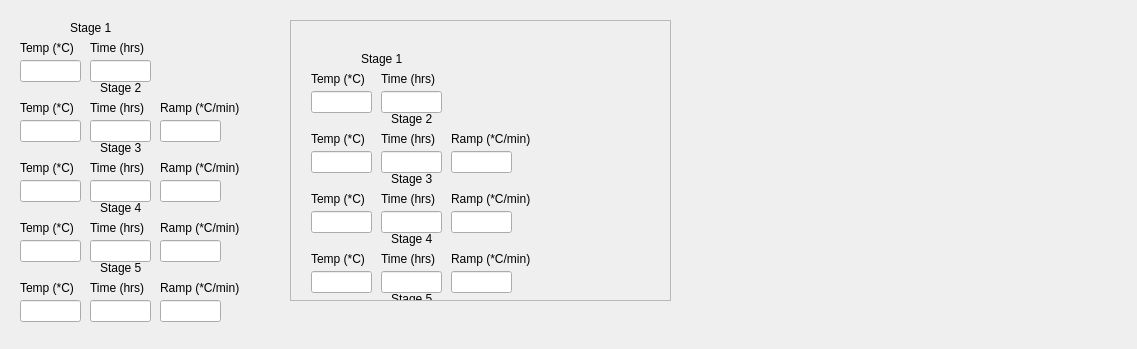
<?xml version="1.0" encoding="UTF-8"?>
<ui version="4.0">
 <class>DialogEdit1</class>
 <widget class="QDialog" name="DialogEdit1">
  <property name="geometry">
   <rect>
    <x>0</x>
    <y>0</y>
    <width>1137</width>
    <height>349</height>
   </rect>
  </property>
  <property name="windowTitle">
   <string>Dialog</string>
  </property>
  <widget class="QLabel" name="label">
   <property name="geometry">
    <rect>
     <x>70</x>
     <y>20</y>
     <width>55</width>
     <height>16</height>
    </rect>
   </property>
   <property name="text">
    <string>Stage 1</string>
   </property>
  </widget>
  <widget class="QLabel" name="label_2">
   <property name="geometry">
    <rect>
     <x>20</x>
     <y>40</y>
     <width>71</width>
     <height>16</height>
    </rect>
   </property>
   <property name="text">
    <string>Temp (*C)</string>
   </property>
  </widget>
  <widget class="QLabel" name="label_3">
   <property name="geometry">
    <rect>
     <x>90</x>
     <y>40</y>
     <width>61</width>
     <height>16</height>
    </rect>
   </property>
   <property name="text">
    <string>Time (hrs)</string>
   </property>
  </widget>
  <widget class="QLabel" name="label_7">
   <property name="geometry">
    <rect>
     <x>160</x>
     <y>100</y>
     <width>91</width>
     <height>16</height>
    </rect>
   </property>
   <property name="text">
    <string>Ramp (*C/min)</string>
   </property>
  </widget>
  <widget class="QLabel" name="label_8">
   <property name="geometry">
    <rect>
     <x>100</x>
     <y>80</y>
     <width>55</width>
     <height>16</height>
    </rect>
   </property>
   <property name="text">
    <string>Stage 2</string>
   </property>
  </widget>
  <widget class="QLabel" name="label_4">
   <property name="geometry">
    <rect>
     <x>20</x>
     <y>100</y>
     <width>71</width>
     <height>16</height>
    </rect>
   </property>
   <property name="text">
    <string>Temp (*C)</string>
   </property>
  </widget>
  <widget class="QLabel" name="label_5">
   <property name="geometry">
    <rect>
     <x>90</x>
     <y>100</y>
     <width>61</width>
     <height>16</height>
    </rect>
   </property>
   <property name="text">
    <string>Time (hrs)</string>
   </property>
  </widget>
  <widget class="QLabel" name="label_6">
   <property name="geometry">
    <rect>
     <x>90</x>
     <y>160</y>
     <width>61</width>
     <height>16</height>
    </rect>
   </property>
   <property name="text">
    <string>Time (hrs)</string>
   </property>
  </widget>
  <widget class="QLabel" name="label_9">
   <property name="geometry">
    <rect>
     <x>100</x>
     <y>140</y>
     <width>55</width>
     <height>16</height>
    </rect>
   </property>
   <property name="text">
    <string>Stage 3</string>
   </property>
  </widget>
  <widget class="QLabel" name="label_10">
   <property name="geometry">
    <rect>
     <x>20</x>
     <y>160</y>
     <width>71</width>
     <height>16</height>
    </rect>
   </property>
   <property name="text">
    <string>Temp (*C)</string>
   </property>
  </widget>
  <widget class="QLabel" name="label_11">
   <property name="geometry">
    <rect>
     <x>160</x>
     <y>160</y>
     <width>91</width>
     <height>16</height>
    </rect>
   </property>
   <property name="text">
    <string>Ramp (*C/min)</string>
   </property>
  </widget>
  <widget class="QLabel" name="label_12">
   <property name="geometry">
    <rect>
     <x>20</x>
     <y>280</y>
     <width>71</width>
     <height>16</height>
    </rect>
   </property>
   <property name="text">
    <string>Temp (*C)</string>
   </property>
  </widget>
  <widget class="QLabel" name="label_13">
   <property name="geometry">
    <rect>
     <x>90</x>
     <y>220</y>
     <width>61</width>
     <height>16</height>
    </rect>
   </property>
   <property name="text">
    <string>Time (hrs)</string>
   </property>
  </widget>
  <widget class="QLabel" name="label_14">
   <property name="geometry">
    <rect>
     <x>100</x>
     <y>200</y>
     <width>55</width>
     <height>16</height>
    </rect>
   </property>
   <property name="text">
    <string>Stage 4</string>
   </property>
  </widget>
  <widget class="QLabel" name="label_15">
   <property name="geometry">
    <rect>
     <x>20</x>
     <y>220</y>
     <width>71</width>
     <height>16</height>
    </rect>
   </property>
   <property name="text">
    <string>Temp (*C)</string>
   </property>
  </widget>
  <widget class="QLabel" name="label_16">
   <property name="geometry">
    <rect>
     <x>100</x>
     <y>260</y>
     <width>55</width>
     <height>16</height>
    </rect>
   </property>
   <property name="text">
    <string>Stage 5</string>
   </property>
  </widget>
  <widget class="QLabel" name="label_17">
   <property name="geometry">
    <rect>
     <x>160</x>
     <y>220</y>
     <width>91</width>
     <height>16</height>
    </rect>
   </property>
   <property name="text">
    <string>Ramp (*C/min)</string>
   </property>
  </widget>
  <widget class="QLabel" name="label_18">
   <property name="geometry">
    <rect>
     <x>90</x>
     <y>280</y>
     <width>61</width>
     <height>16</height>
    </rect>
   </property>
   <property name="text">
    <string>Time (hrs)</string>
   </property>
  </widget>
  <widget class="QLabel" name="label_19">
   <property name="geometry">
    <rect>
     <x>160</x>
     <y>280</y>
     <width>91</width>
     <height>16</height>
    </rect>
   </property>
   <property name="text">
    <string>Ramp (*C/min)</string>
   </property>
  </widget>
  <widget class="QLineEdit" name="lineEdit">
   <property name="geometry">
    <rect>
     <x>20</x>
     <y>60</y>
     <width>61</width>
     <height>22</height>
    </rect>
   </property>
  </widget>
  <widget class="QLineEdit" name="lineEdit_2">
   <property name="geometry">
    <rect>
     <x>90</x>
     <y>60</y>
     <width>61</width>
     <height>22</height>
    </rect>
   </property>
  </widget>
  <widget class="QLineEdit" name="lineEdit_3">
   <property name="geometry">
    <rect>
     <x>90</x>
     <y>120</y>
     <width>61</width>
     <height>22</height>
    </rect>
   </property>
  </widget>
  <widget class="QLineEdit" name="lineEdit_4">
   <property name="geometry">
    <rect>
     <x>20</x>
     <y>120</y>
     <width>61</width>
     <height>22</height>
    </rect>
   </property>
  </widget>
  <widget class="QLineEdit" name="lineEdit_5">
   <property name="geometry">
    <rect>
     <x>160</x>
     <y>120</y>
     <width>61</width>
     <height>22</height>
    </rect>
   </property>
  </widget>
  <widget class="QLineEdit" name="lineEdit_6">
   <property name="geometry">
    <rect>
     <x>20</x>
     <y>180</y>
     <width>61</width>
     <height>22</height>
    </rect>
   </property>
  </widget>
  <widget class="QLineEdit" name="lineEdit_7">
   <property name="geometry">
    <rect>
     <x>160</x>
     <y>180</y>
     <width>61</width>
     <height>22</height>
    </rect>
   </property>
  </widget>
  <widget class="QLineEdit" name="lineEdit_8">
   <property name="geometry">
    <rect>
     <x>90</x>
     <y>180</y>
     <width>61</width>
     <height>22</height>
    </rect>
   </property>
  </widget>
  <widget class="QLineEdit" name="lineEdit_9">
   <property name="geometry">
    <rect>
     <x>20</x>
     <y>240</y>
     <width>61</width>
     <height>22</height>
    </rect>
   </property>
  </widget>
  <widget class="QLineEdit" name="lineEdit_10">
   <property name="geometry">
    <rect>
     <x>160</x>
     <y>240</y>
     <width>61</width>
     <height>22</height>
    </rect>
   </property>
  </widget>
  <widget class="QLineEdit" name="lineEdit_11">
   <property name="geometry">
    <rect>
     <x>90</x>
     <y>240</y>
     <width>61</width>
     <height>22</height>
    </rect>
   </property>
  </widget>
  <widget class="QLineEdit" name="lineEdit_12">
   <property name="geometry">
    <rect>
     <x>20</x>
     <y>300</y>
     <width>61</width>
     <height>22</height>
    </rect>
   </property>
  </widget>
  <widget class="QLineEdit" name="lineEdit_13">
   <property name="geometry">
    <rect>
     <x>160</x>
     <y>300</y>
     <width>61</width>
     <height>22</height>
    </rect>
   </property>
  </widget>
  <widget class="QLineEdit" name="lineEdit_14">
   <property name="geometry">
    <rect>
     <x>90</x>
     <y>300</y>
     <width>61</width>
     <height>22</height>
    </rect>
   </property>
  </widget>
  <widget class="QScrollArea" name="scrollArea">
   <property name="geometry">
    <rect>
     <x>290</x>
     <y>20</y>
     <width>381</width>
     <height>281</height>
    </rect>
   </property>
   <property name="widgetResizable">
    <bool>true</bool>
   </property>
   <widget class="QWidget" name="scrollAreaWidgetContents">
    <property name="geometry">
     <rect>
      <x>0</x>
      <y>0</y>
      <width>377</width>
      <height>277</height>
     </rect>
    </property>
    <widget class="QLabel" name="label_20">
     <property name="geometry">
      <rect>
       <x>160</x>
       <y>230</y>
       <width>91</width>
       <height>16</height>
      </rect>
     </property>
     <property name="text">
      <string>Ramp (*C/min)</string>
     </property>
    </widget>
    <widget class="QLabel" name="label_21">
     <property name="geometry">
      <rect>
       <x>20</x>
       <y>290</y>
       <width>71</width>
       <height>16</height>
      </rect>
     </property>
     <property name="text">
      <string>Temp (*C)</string>
     </property>
    </widget>
    <widget class="QLineEdit" name="lineEdit_15">
     <property name="geometry">
      <rect>
       <x>90</x>
       <y>190</y>
       <width>61</width>
       <height>22</height>
      </rect>
     </property>
    </widget>
    <widget class="QLabel" name="label_22">
     <property name="geometry">
      <rect>
       <x>100</x>
       <y>150</y>
       <width>55</width>
       <height>16</height>
      </rect>
     </property>
     <property name="text">
      <string>Stage 3</string>
     </property>
    </widget>
    <widget class="QLineEdit" name="lineEdit_16">
     <property name="geometry">
      <rect>
       <x>160</x>
       <y>310</y>
       <width>61</width>
       <height>22</height>
      </rect>
     </property>
    </widget>
    <widget class="QLabel" name="label_23">
     <property name="geometry">
      <rect>
       <x>160</x>
       <y>110</y>
       <width>91</width>
       <height>16</height>
      </rect>
     </property>
     <property name="text">
      <string>Ramp (*C/min)</string>
     </property>
    </widget>
    <widget class="QLineEdit" name="lineEdit_17">
     <property name="geometry">
      <rect>
       <x>160</x>
       <y>130</y>
       <width>61</width>
       <height>22</height>
      </rect>
     </property>
    </widget>
    <widget class="QLineEdit" name="lineEdit_18">
     <property name="geometry">
      <rect>
       <x>90</x>
       <y>250</y>
       <width>61</width>
       <height>22</height>
      </rect>
     </property>
    </widget>
    <widget class="QLineEdit" name="lineEdit_19">
     <property name="geometry">
      <rect>
       <x>90</x>
       <y>310</y>
       <width>61</width>
       <height>22</height>
      </rect>
     </property>
    </widget>
    <widget class="QLabel" name="label_24">
     <property name="geometry">
      <rect>
       <x>90</x>
       <y>290</y>
       <width>61</width>
       <height>16</height>
      </rect>
     </property>
     <property name="text">
      <string>Time (hrs)</string>
     </property>
    </widget>
    <widget class="QLabel" name="label_25">
     <property name="geometry">
      <rect>
       <x>100</x>
       <y>270</y>
       <width>55</width>
       <height>16</height>
      </rect>
     </property>
     <property name="text">
      <string>Stage 5</string>
     </property>
    </widget>
    <widget class="QLabel" name="label_26">
     <property name="geometry">
      <rect>
       <x>20</x>
       <y>170</y>
       <width>71</width>
       <height>16</height>
      </rect>
     </property>
     <property name="text">
      <string>Temp (*C)</string>
     </property>
    </widget>
    <widget class="QLabel" name="label_27">
     <property name="geometry">
      <rect>
       <x>20</x>
       <y>230</y>
       <width>71</width>
       <height>16</height>
      </rect>
     </property>
     <property name="text">
      <string>Temp (*C)</string>
     </property>
    </widget>
    <widget class="QLabel" name="label_28">
     <property name="geometry">
      <rect>
       <x>70</x>
       <y>30</y>
       <width>55</width>
       <height>16</height>
      </rect>
     </property>
     <property name="text">
      <string>Stage 1</string>
     </property>
    </widget>
    <widget class="QLabel" name="label_29">
     <property name="geometry">
      <rect>
       <x>90</x>
       <y>50</y>
       <width>61</width>
       <height>16</height>
      </rect>
     </property>
     <property name="text">
      <string>Time (hrs)</string>
     </property>
    </widget>
    <widget class="QLabel" name="label_30">
     <property name="geometry">
      <rect>
       <x>90</x>
       <y>110</y>
       <width>61</width>
       <height>16</height>
      </rect>
     </property>
     <property name="text">
      <string>Time (hrs)</string>
     </property>
    </widget>
    <widget class="QLabel" name="label_31">
     <property name="geometry">
      <rect>
       <x>100</x>
       <y>210</y>
       <width>55</width>
       <height>16</height>
      </rect>
     </property>
     <property name="text">
      <string>Stage 4</string>
     </property>
    </widget>
    <widget class="QLabel" name="label_32">
     <property name="geometry">
      <rect>
       <x>20</x>
       <y>50</y>
       <width>71</width>
       <height>16</height>
      </rect>
     </property>
     <property name="text">
      <string>Temp (*C)</string>
     </property>
    </widget>
    <widget class="QLabel" name="label_33">
     <property name="geometry">
      <rect>
       <x>160</x>
       <y>290</y>
       <width>91</width>
       <height>16</height>
      </rect>
     </property>
     <property name="text">
      <string>Ramp (*C/min)</string>
     </property>
    </widget>
    <widget class="QLineEdit" name="lineEdit_20">
     <property name="geometry">
      <rect>
       <x>90</x>
       <y>70</y>
       <width>61</width>
       <height>22</height>
      </rect>
     </property>
    </widget>
    <widget class="QLabel" name="label_34">
     <property name="geometry">
      <rect>
       <x>20</x>
       <y>110</y>
       <width>71</width>
       <height>16</height>
      </rect>
     </property>
     <property name="text">
      <string>Temp (*C)</string>
     </property>
    </widget>
    <widget class="QLabel" name="label_35">
     <property name="geometry">
      <rect>
       <x>90</x>
       <y>230</y>
       <width>61</width>
       <height>16</height>
      </rect>
     </property>
     <property name="text">
      <string>Time (hrs)</string>
     </property>
    </widget>
    <widget class="QLineEdit" name="lineEdit_21">
     <property name="geometry">
      <rect>
       <x>20</x>
       <y>190</y>
       <width>61</width>
       <height>22</height>
      </rect>
     </property>
    </widget>
    <widget class="QLabel" name="label_36">
     <property name="geometry">
      <rect>
       <x>90</x>
       <y>170</y>
       <width>61</width>
       <height>16</height>
      </rect>
     </property>
     <property name="text">
      <string>Time (hrs)</string>
     </property>
    </widget>
    <widget class="QLabel" name="label_37">
     <property name="geometry">
      <rect>
       <x>160</x>
       <y>170</y>
       <width>91</width>
       <height>16</height>
      </rect>
     </property>
     <property name="text">
      <string>Ramp (*C/min)</string>
     </property>
    </widget>
    <widget class="QLabel" name="label_38">
     <property name="geometry">
      <rect>
       <x>100</x>
       <y>90</y>
       <width>55</width>
       <height>16</height>
      </rect>
     </property>
     <property name="text">
      <string>Stage 2</string>
     </property>
    </widget>
    <widget class="QLineEdit" name="lineEdit_22">
     <property name="geometry">
      <rect>
       <x>90</x>
       <y>130</y>
       <width>61</width>
       <height>22</height>
      </rect>
     </property>
    </widget>
    <widget class="QLineEdit" name="lineEdit_23">
     <property name="geometry">
      <rect>
       <x>20</x>
       <y>250</y>
       <width>61</width>
       <height>22</height>
      </rect>
     </property>
    </widget>
    <widget class="QLineEdit" name="lineEdit_24">
     <property name="geometry">
      <rect>
       <x>20</x>
       <y>70</y>
       <width>61</width>
       <height>22</height>
      </rect>
     </property>
    </widget>
    <widget class="QLineEdit" name="lineEdit_25">
     <property name="geometry">
      <rect>
       <x>160</x>
       <y>190</y>
       <width>61</width>
       <height>22</height>
      </rect>
     </property>
    </widget>
    <widget class="QLineEdit" name="lineEdit_26">
     <property name="geometry">
      <rect>
       <x>20</x>
       <y>310</y>
       <width>61</width>
       <height>22</height>
      </rect>
     </property>
    </widget>
    <widget class="QLineEdit" name="lineEdit_27">
     <property name="geometry">
      <rect>
       <x>20</x>
       <y>130</y>
       <width>61</width>
       <height>22</height>
      </rect>
     </property>
    </widget>
    <widget class="QLineEdit" name="lineEdit_28">
     <property name="geometry">
      <rect>
       <x>160</x>
       <y>250</y>
       <width>61</width>
       <height>22</height>
      </rect>
     </property>
    </widget>
   </widget>
  </widget>
 </widget>
 <resources/>
 <connections/>
</ui>
